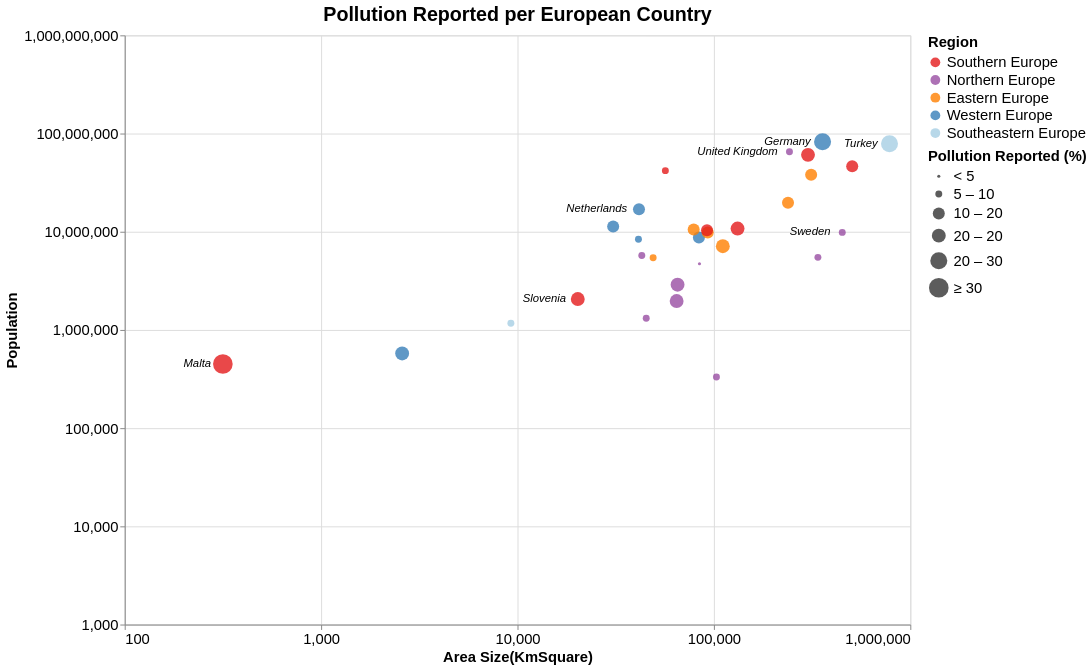

Here is the Vega-Lite specification saved for this chart:
### Vega-Lite specification from a JSON file in a GitHub repository (floating-point values rounded to 4 significant figures)
{"$schema": "https://vega.github.io/schema/vega-lite/v4.json", "width": 800, "height": 600, "title": {"text": "Pollution Reported per European Country", "fontSize": 20}, "data": {"values": [{"country": "Austria", "Size (kmSquare)": 83879, "Population": 8736668, "PercentageofreportedPollution": 10.7, "Region": "Western Europe", "LifeExpectancy": 81.8, "avg_high_temp": 54.2, "avg_low_temp": 37.4, "avg_precipitation": 39.3}, {"country": "Belgium", "Size (kmSquare)": 30689, "Population": 11331422, "PercentageofreportedPollution": 13.2, "Region": "Western Europe", "LifeExpectancy": 81.5, "avg_high_temp": 55.5, "avg_low_temp": 42, "avg_precipitation": 33.1}, {"country": "Bulgaria", "Size (kmSquare)": 110994, "Population": 7127822, "PercentageofreportedPollution": 15.1, "Region": "Eastern Europe", "LifeExpectancy": 74.9, "avg_high_temp": 59.3, "avg_low_temp": 43.4, "avg_precipitation": 24.7}, {"country": "Switzerland", "Size (kmSquare)": 41285, "Population": 8373338, "PercentageofreportedPollution": 8.9, "Region": "Western Europe", "LifeExpectancy": 83.7, "avg_high_temp": 62.3, "avg_low_temp": 48, "avg_precipitation": 41.1}, {"country": "Cyprus", "Size (kmSquare)": 9251, "Population": 1170187, "PercentageofreportedPollution": 9.2, "Region": "Southeastern Europe", "LifeExpectancy": 82.7, "avg_high_temp": 75.1, "avg_low_temp": 57.5, "avg_precipitation": 15.4}, {"country": "Czechia", "Size (kmSquare)": 78866, "Population": 10566332, "PercentageofreportedPollution": 13.5, "Region": "Eastern Europe", "LifeExpectancy": 79.1, "avg_high_temp": 51.4, "avg_low_temp": 37.3, "avg_precipitation": 27.4}, {"country": "Germany", "Size (kmSquare)": 357386, "Population": 82348669, "PercentageofreportedPollution": 23.2, "Region": "Western Europe", "LifeExpectancy": 81, "avg_high_temp": 51.4, "avg_low_temp": 41.6, "avg_precipitation": 23.9}, {"country": "Denmark", "Size (kmSquare)": 42933, "Population": 5728010, "PercentageofreportedPollution": 6.8, "Region": "Northern Europe", "LifeExpectancy": 80.9, "avg_high_temp": 48.4, "avg_low_temp": 35.9, "avg_precipitation": 25.6}, {"country": "Estonia", "Size (kmSquare)": 45227, "Population": 1315790, "PercentageofreportedPollution": 9.9, "Region": "Northern Europe", "LifeExpectancy": 78, "avg_high_temp": 43.9, "avg_low_temp": 31.3, "avg_precipitation": 21.9}, {"country": "Greece", "Size (kmSquare)": 131957, "Population": 10775971, "PercentageofreportedPollution": 19.6, "Region": "Southern Europe", "LifeExpectancy": 81.5, "avg_high_temp": 60.5, "avg_low_temp": 45.6, "avg_precipitation": 30.7}, {"country": "Spain", "Size (kmSquare)": 505990, "Population": 46440000, "PercentageofreportedPollution": 10.1, "Region": "Southern Europe", "LifeExpectancy": 83.5, "avg_high_temp": 54, "avg_low_temp": 40.5, "avg_precipitation": 29.4}, {"country": "Finland", "Size (kmSquare)": 338440, "Population": 5487000, "PercentageofreportedPollution": 7.2, "Region": "Northern Europe", "LifeExpectancy": 81.5, "avg_high_temp": 70.1, "avg_low_temp": 53.9, "avg_precipitation": 25.3}, {"country": "Croatia", "Size (kmSquare)": 56594, "Population": 41910000, "PercentageofreportedPollution": 7, "Region": "Southern Europe", "LifeExpectancy": 78.2, "avg_high_temp": 43.1, "avg_low_temp": 34.2, "avg_precipitation": 38.1}, {"country": "Hungary", "Size (kmSquare)": 93030, "Population": 9830000, "PercentageofreportedPollution": 12.8, "Region": "Eastern Europe", "LifeExpectancy": 76.2, "avg_high_temp": 55.2, "avg_low_temp": 44, "avg_precipitation": 40.8}, {"country": "Ireland", "Size (kmSquare)": 84421, "Population": 4726000, "PercentageofreportedPollution": 4.6, "Region": "Northern Europe", "LifeExpectancy": 81.8, "avg_high_temp": 63.8, "avg_low_temp": 49.1, "avg_precipitation": 30.4}, {"country": "Iceland", "Size (kmSquare)": 103000, "Population": 332529, "PercentageofreportedPollution": 7.9, "Region": "Northern Europe", "LifeExpectancy": 82.2, "avg_high_temp": 48.8, "avg_low_temp": 38.2, "avg_precipitation": 23.2}, {"country": "Italy", "Size (kmSquare)": 301338, "Population": 60670000, "PercentageofreportedPollution": 15.1, "Region": "Southern Europe", "LifeExpectancy": 83.4, "avg_high_temp": 49.6, "avg_low_temp": 36.9, "avg_precipitation": 26.3}, {"country": "Lithuania", "Size (kmSquare)": 65300, "Population": 2889000, "PercentageofreportedPollution": 15.6, "Region": "Northern Europe", "LifeExpectancy": 74.9, "avg_high_temp": 54.6, "avg_low_temp": 41.2, "avg_precipitation": 32.4}, {"country": "Luxembourg", "Size (kmSquare)": 2586, "Population": 576249, "PercentageofreportedPollution": 16.1, "Region": "Western Europe", "LifeExpectancy": 82.7, "avg_high_temp": 72.3, "avg_low_temp": 59.1, "avg_precipitation": 22}, {"country": "Latvia", "Size (kmSquare)": 64589, "Population": 1969000, "PercentageofreportedPollution": 17.2, "Region": "Northern Europe", "LifeExpectancy": 74.9, "avg_high_temp": 55.1, "avg_low_temp": 43.7, "avg_precipitation": 29.7}, {"country": "Malta", "Size (kmSquare)": 316, "Population": 450415, "PercentageofreportedPollution": 30.2, "Region": "Southern Europe", "LifeExpectancy": 82.6, "avg_high_temp": 44.1, "avg_low_temp": 33.8, "avg_precipitation": 44.2}, {"country": "Netherlands", "Size (kmSquare)": 41543, "Population": 16980000, "PercentageofreportedPollution": 13.2, "Region": "Western Europe", "LifeExpectancy": 81.7, "avg_high_temp": 56.2, "avg_low_temp": 33.8, "avg_precipitation": 24.6}, {"country": "Poland", "Size (kmSquare)": 312679, "Population": 37970000, "PercentageofreportedPollution": 11.4, "Region": "Eastern Europe", "LifeExpectancy": 78, "avg_high_temp": 57.1, "avg_low_temp": 41.1, "avg_precipitation": 24.7}, {"country": "Portugal", "Size (kmSquare)": 92212, "Population": 10340000, "PercentageofreportedPollution": 13.1, "Region": "Southern Europe", "LifeExpectancy": 81.3, "avg_high_temp": 53, "avg_low_temp": 36, "avg_precipitation": 26.2}, {"country": "Romania", "Size (kmSquare)": 238397, "Population": 19760000, "PercentageofreportedPollution": 14.5, "Region": "Eastern Europe", "LifeExpectancy": 75.3, "avg_high_temp": 53.8, "avg_low_temp": 38.7, "avg_precipitation": 49.1}, {"country": "Sweden", "Size (kmSquare)": 450295, "Population": 9851000, "PercentageofreportedPollution": 6.3, "Region": "Northern Europe", "LifeExpectancy": 82.4, "avg_high_temp": 69.3, "avg_low_temp": 52.3, "avg_precipitation": 21.7}, {"country": "Slovenia", "Size (kmSquare)": 20271, "Population": 2064000, "PercentageofreportedPollution": 15.9, "Region": "Southern Europe", "LifeExpectancy": 81.2, "avg_high_temp": 46.7, "avg_low_temp": 33.6, "avg_precipitation": 22.6}, {"country": "Slovakia", "Size (kmSquare)": 49035, "Population": 5426000, "PercentageofreportedPollution": 9.3, "Region": "Eastern Europe", "LifeExpectancy": 77.3, "avg_high_temp": 50.8, "avg_low_temp": 35.8, "avg_precipitation": 46.7}, {"country": "Turkey", "Size (kmSquare)": 783562, "Population": 78740000, "PercentageofreportedPollution": 24.5, "Region": "Southeastern Europe", "LifeExpectancy": 78.1, "avg_high_temp": 63.9, "avg_low_temp": 44.6, "avg_precipitation": 25.7}, {"country": "United Kingdom", "Size (kmSquare)": 242495, "Population": 65380000, "PercentageofreportedPollution": 9, "Region": "Northern Europe", "LifeExpectancy": 81.2, "avg_high_temp": 55.3, "avg_low_temp": 42.9, "avg_precipitation": 29.7}]}, "params": [{"name": "Population_Above", "value": 0, "bind": {"input": "range", "min": 0, "max": 30, "step": 5, "name": "Pollution Reported(%): "}}, {"name": "Continent_selection", "bind": {"input": "select", "options": [null, "Southern Europe", "Northern Europe", "Eastern Europe", "Western Europe", "Southeastern Europe"], "labels": ["Show All", "Southern Europe", "Northern Europe", "Eastern Europe", "Western Europe", "Southeastern Europe"], "name": "Region Selection: "}}], "transform": [{"filter": "Continent_selection == null || datum.Region == Continent_selection"}, {"filter": "datum.PercentageofreportedPollution > Population_Above"}], "encoding": {"x": {"field": "Size (kmSquare)", "type": "quantitative", "axis": {"title": " Area Size(KmSquare)", "tickCount": 4, "labelFontSize": 15, "titleFontSize": 15}, "scale": {"type": "log", "domain": [100, 1000000]}}, "y": {"field": "Population", "type": "quantitative", "axis": {"tickCount": 6, "labelFontSize": 15, "titleFontSize": 15}, "scale": {"type": "log", "domain": [1000, 1000000000]}}}, "layer": [{"selection": {"continent_highlight": {"type": "multi", "fields": ["Region"], "bind": "legend"}}, "mark": "circle", "encoding": {"x": {"field": "Size (kmSquare)", "type": "quantitative", "axis": {"title": " Area Size(KmSquare)", "tickCount": 4, "labelFontSize": 15, "titleFontSize": 15}, "scale": {"type": "log", "domain": [100, 1000000]}}, "y": {"field": "Population", "type": "quantitative", "axis": {"tickCount": 6, "labelFontSize": 15, "titleFontSize": 15}, "scale": {"type": "log", "domain": [1000, 1000000000]}}, "color": {"legend": {"title": "Region", "titleFontSize": 15, "labelFontSize": 15}, "field": "Region", "type": "nominal", "scale": {"domain": ["Southern Europe", "Northern Europe", "Eastern Europe", "Western Europe", "Southeastern Europe"], "range": ["#e41a1c", "#984ea3", "#ff7f00", "#377eb8", "#a6cee3"]}}, "opacity": {"condition": {"selection": "continent_highlight", "value": 0.8}, "value": 0.2}, "size": {"field": "PercentageofreportedPollution", "type": "quantitative", "scale": {"type": "threshold", "domain": [5, 10, 15, 20, 30], "range": [10, 50, 150, 200, 300, 400]}, "legend": {"format": ".1s", "title": "Pollution Reported (%)", "titleFontSize": 15, "labelFontSize": 15}}, "tooltip": [{"field": "country", "type": "nominal", "title": "Country"}, {"field": "Population", "type": "quantitative", "format": ","}, {"field": "LifeExpectancy", "type": "quantitative", "title": "Life Expectancy", "format": ","}, {"field": "PercentageofreportedPollution", "type": "quantitative", "title": " Pollution Reported(%)", "format": ","}, {"field": "avg_high_temp", "type": "quantitative", "title": "Average High Temperature(°C)", "format": ".2f"}, {"field": "avg_low_temp", "type": "quantitative", "title": "Average Low Temperature(°C)", "format": ".2f"}]}}, {"mark": {"type": "text", "align": "right", "baseline": "middle", "dx": -12, "fontSize": 11.5, "fontStyle": "italic"}, "encoding": {"text": {"field": "country", "type": "nominal"}, "color": {"value": "black"}, "opacity": {"condition": {"test": "datum['country'] == 'Slovenia' || datum['country'] == 'Sweden' || datum['country'] == 'United Kingdom' || datum['country'] == 'Germany' || datum['country'] == 'Netherlands' || datum['country'] == 'Malta' ||  datum['country'] == 'Turkey'", "value": 1}, "value": 0}}}], "config": {}}
